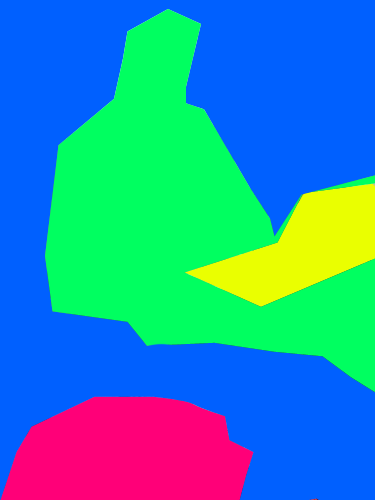
%> input picture Data set/Testing/T2 - Cat Laptop.png, 375 x 500 px
$ octave test.m   (GNU Octave 9; MATLAB toolbox functions it lacks are replaced by stand-ins)
%> lines starting %> are read from the running program, lines starting %| are printed output that depends on the picture
NewImage = imread('D:\FCIS\Year 4 [CS]\CS\pattern recognition\Labs\Lab8 - Final Project\Data set\Testing\T2 - Cat Laptop.png');
%> NewImage is the input picture: size 500x375x3 uint8; mean R, G, B 42.8, 143.7, 175.5
[W,H]=size(NewImage);
%> W = 500; H = 1125
img = imread('D:\FCIS\Year 4 [CS]\CS\pattern recognition\Labs\Lab8 - Final Project\Data set\Testing\T2 - Cat Laptop.jpg');
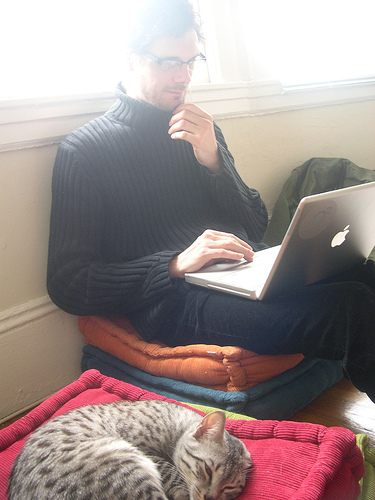
%> input picture Data set/Testing/T2 - Cat Laptop.jpg, 375 x 500 px
%> img is the input picture: size 500x375x3 uint8; mean R, G, B 157, 142, 140.6
BW =rgb2gray(NewImage);
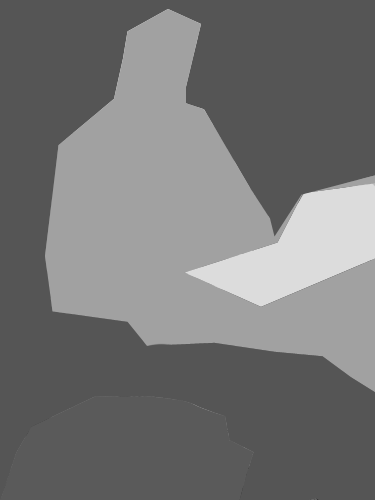
%> BW: size 500x375 uint8; min 54, max 220, mean 117.1
imhist(BW);
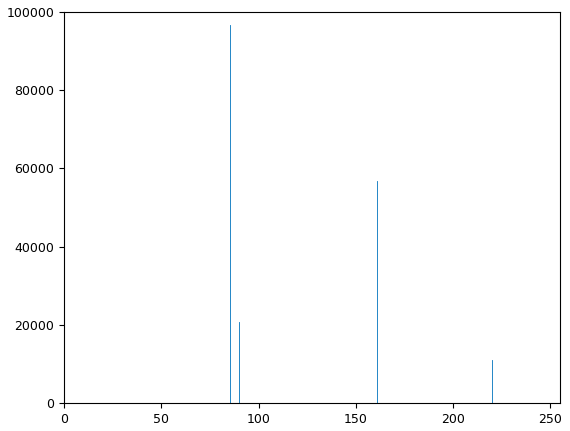
%> figure redrawn from the program's plot data; highest point at x = 85, y = 96678
%BW =rgb2gray(NewImage);
%BW = imbinarize(BW);
[Labels,no_objects] = bwlabel(BW); %Integer labels starting from 0
%> Labels: size 500x375 double; every value is 1
%> no_objects = 1
%stats = regionprops(Labels,'BoundingBox');
cc = bwconncomp(Labels);
%> cc = 1 connected component
%mkdir Testing
cd Testing
for i=1:cc.NumObjects
    n = cc.PixelIdxList{1,i};
    [N , ~] = size(n);
    dfsminx=100000000;
    dfsminy=100000000;
    dfsmaxx=0;
    dfsmaxy=0;
    for j=1:N
        idx = n(j);
        [row , col] = ind2sub([W,H],idx);

       dfsminx=min(dfsminx,row);
       dfsminy=min(dfsminy,col);
       dfsmaxx=max(dfsmaxx,row);
       dfsmaxy=max(dfsmaxy,col);
    end

    tmp = imcrop(img,[dfsminy-1 dfsminx-1 dfsmaxy-dfsminy+2 dfsmaxx-dfsminx+2]);
    tmp = imresize(tmp , [100 100]);
    name =int2str(i);
    name = strcat(name , '.jpg');
    imwrite(tmp,name);
end
%> this loop made 1 pass
%> (N, name) on pass 1: (187500, '1.jpg')
%> pass 1, `tmp = imresize(tmp , [100 100]);`:
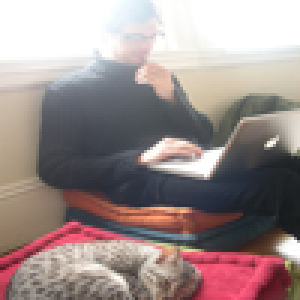
%> tmp: size 100x100x3 uint8 (shown 3 times larger); mean R, G, B 157, 142, 140.6
